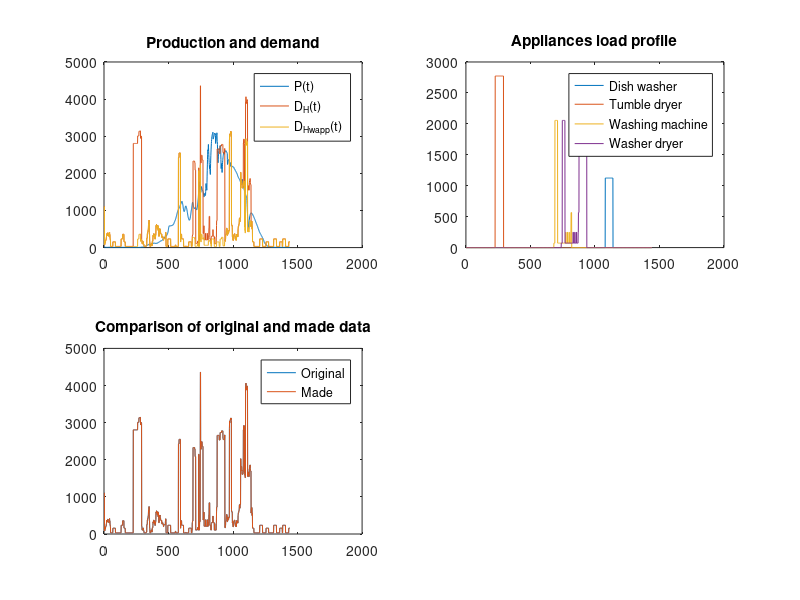

Source code (MATLAB): (Note: this script raises an error after producing the figure.)
%% Genetic algorithm for load scheduling (Energy minimization)

clc;
clear all;
close all;
global prod corr_consumption_non_wetapp dw_cycle wm_cycle td_cycle wd_cycle;
load data_app.mat;
n_tot=0.2*0.9;      %total efficiency npv=20%, n_inv=90%.

prod=n_tot*irradiancia*20;  % Area = 20m^2
f2=figure;
figure(f2);
subplot(2,2,1);
plot(prod);
hold on;
plot(consumption_total);
plot(consumption_non_wetapp);
title('Production and demand');
legend('P(t)','D_H(t)', 'D_H_w_a_p_p(t)');


%Data correction to match consumption_total 
dw_cycle=dw_cycle-100;
wm_cycle=wm_cycle-1;
td_cycle=td_cycle-1;
wd_cycle=wd_cycle-1;

%% Load array with intial start time from data
dw_tot=[zeros(min_dw_inic-1,1);dw_cycle;zeros(1440-min_dw_inic+1-length(dw_cycle),1)];
td_tot=[zeros(min_td_inic-12,1);td_cycle;zeros(1440-min_td_inic+12-length(td_cycle),1)];
wm_tot=[zeros(min_wm_inic-1,1);wm_cycle;zeros(1440-min_wm_inic+1-length(wm_cycle),1)];
wd_tot=[zeros(min_wd_inic-1,1);wd_cycle;zeros(1440-min_wd_inic+1-length(wd_cycle),1)];


hold off;
subplot(2,2,2);
plot(dw_tot);
hold on;
plot(td_tot);
plot(wm_tot);
plot(wd_tot);
title('Appliances load profile');
legend('Dish washer','Tumble dryer','Washing machine','Washer dryer');


%% Comparison of the consumption_total and consumption_non_wet_app + individual appliances
corr_consumption_non_wetapp=consumption_non_wetapp+3*ones(1440,1);
tot_consump_test=corr_consumption_non_wetapp+dw_tot+td_tot+wm_tot+wd_tot;
hold off;
subplot(2,2,3);
plot(consumption_total);
hold on;
plot(tot_consump_test);
title('Comparison of original and made data')
legend('Original','Made')
 
 hold off;
 f1=figure
 figure (f1)

%% Time to optimize :) .... for several times
for i=1:100  %%PLAY WITH THIS FOR THE MAX NUMBER OF GENERATIONS
    targ_func=@loadDiff;
    [x,fval,exitflag,output,population,scores]=ga(targ_func,4,[],[],[],[],[1;1;1;1],[1440-length(dw_cycle);1440-length(td_cycle);1440-length(wm_cycle);1440-length(wd_cycle)],[],[1;2;3;4], gaoptimset('Generations',i));
        
    
    %%function to evaluate, number of variables, Inequalities parameters,
    %%ga(fun,nvars,A,b,Aeq,beq,lb,ub,nonlcon,options)
    %%lower bounds, upper bounds, integer condition for which variable
    
    % New load profiles after optimization
    new_dwl=[zeros(x(1),1);dw_cycle;zeros(1440-x(1)-length(dw_cycle),1)];
    new_tdl=[zeros(x(2),1);td_cycle;zeros(1440-x(2)-length(td_cycle),1)];
    new_wml=[zeros(x(3),1);wm_cycle;zeros(1440-x(3)-length(wm_cycle),1)];
    new_wdl=[zeros(x(4),1);wd_cycle;zeros(1440-x(4)-length(wd_cycle),1)];
     
    % Modified total load profile after optimization
    new_total_load=new_dwl+new_tdl+new_wml+new_wdl+corr_consumption_non_wetapp;

    %Calculate index
    LM_af=min(prod,new_total_load);
    sc_af=sum(LM_af)/sum(prod);
    ss_af=sum(LM_af)/sum(new_total_load);
    P_gaf=prod-new_total_load;
    E_gaf=sum(abs(P_gaf));
  
    subplot(3,1,1);
    hold on;
    scatter(i,sc_af,'d',LineWidth=0.6,MarkerEdgeColor='k',MarkerFaceColor='b');
    subplot(3,1,2);
    hold on;
    scatter(i,ss_af,'d',LineWidth=0.6,MarkerEdgeColor='k',MarkerFaceColor='r');
    subplot(3,1,3);
    hold on;
    % scatter(i,E_gaf,'d',LineWidth=0.6,MarkerEdgeColor='k',MarkerFaceColor='g');
    scatter(i,fval,'d',LineWidth=0.6,MarkerEdgeColor='k',MarkerFaceColor='g');
 
end


title('Grid interaction over generation');
xlabel('Generation Number');
ylabel('SC index');

subplot(3,1,1);
title('SC index over generation');
xlabel('Generation Number');
ylabel('SC index');

subplot(3,1,2);
title('SS index over generation');
xlabel('Generation Number');
ylabel('SS index');



%% Plot comparison of profileshold off;
figure(f2)
subplot(2,2,4);
plot(new_dwl);
hold on;
plot(new_tdl);
plot(new_wml);
plot(new_wdl);
title('New profile');
legend('Dish washer','Tumble dryer','Washing machine','Washer dryer');

figure
hold off;
subplot(2,1,1)
plot(prod);
hold on;
plot(consumption_total);
title('Production and original demand');
legend('P(t)','D_H(t)');

hold off;
subplot(2,1,2)
plot(prod);
hold on;
plot(new_total_load);
title('Production and Flexible demand');
legend('P(t)','D_H_m_o_d(t)');

%% Compute after and before indexes:
%Before index
LM_bf=min(prod,consumption_total);
sc_bf=sum(LM_bf)/sum(prod);
ss_bf=sum(LM_bf)/sum(consumption_total);
P_gbf=prod-consumption_total;
E_gbf=sum(abs(P_gbf));

%After index
LM_af=min(prod,new_total_load);
sc_af=sum(LM_af)/sum(prod);
ss_af=sum(LM_af)/sum(new_total_load);
P_gaf=prod-new_total_load;
E_gaf=sum(abs(P_gaf));

fprintf('\nIndex\t\t Before \t\t After\n---------------------------------\n');
fprintf('SC\t\t\t%0.3f\t\t\t%0.3f\n',sc_bf,sc_af);
fprintf('SS\t\t\t%0.3f\t\t\t%0.3f\n',ss_bf,ss_af);
fprintf('E_grid(kW)\t%0.3f\t\t%0.3f\n',E_gbf/1000,E_gaf/1000);
